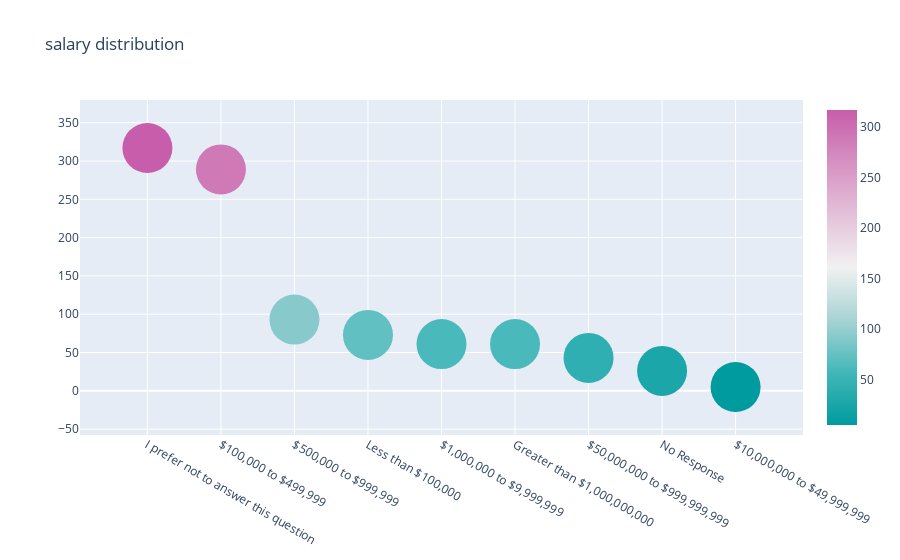

The notebook cell this image was saved under:
### Markdown cell above
#### Salary Count

### Code cell
cnt_srs = df3['salary'].value_counts()

trace = go.Scatter(
    x=cnt_srs.index,
    y=cnt_srs.values,
    mode='markers',
    marker=dict(
        sizemode = 'diameter',
        sizeref = 1,
        size = 50,
        #color = np.random.randn(500), #set color equal to a variable
        color = cnt_srs.values,
        colorscale='tropic',
        showscale=True
    ),
)

layout = go.Layout(
    title='salary distribution'
)

data = [trace]
fig = go.Figure(data=data, layout=layout)
py.iplot(fig, filename="salary")

### Figure 1 — Plotly figure (JSON) as saved in the notebook; plotly's stock layout.template omitted (floating-point values rounded to 4 significant figures)
{"data": [{"marker": {"color": [317, 289, 93, 73, 61, 61, 43, 26, 5], "colorscale": [[0, "rgb(0, 155, 158)"], [0.1667, "rgb(66, 183, 185)"], [0.3333, "rgb(167, 211, 212)"], [0.5, "rgb(241, 241, 241)"], [0.6667, "rgb(228, 193, 217)"], [0.8333, "rgb(214, 145, 193)"], [1, "rgb(199, 93, 171)"]], "showscale": true, "size": 50, "sizemode": "diameter", "sizeref": 1}, "mode": "markers", "type": "scatter", "x": ["I prefer not to answer this question", "$100,000 to $499,999", "$500,000 to $999,999", "Less than $100,000", "$1,000,000 to $9,999,999", "Greater than $1,000,000,000", "$50,000,000 to $999,999,999", "No Response", "$10,000,000 to $49,999,999"], "y": [317, 289, 93, 73, 61, 61, 43, 26, 5]}], "layout": {"title": {"text": "salary distribution"}}}
